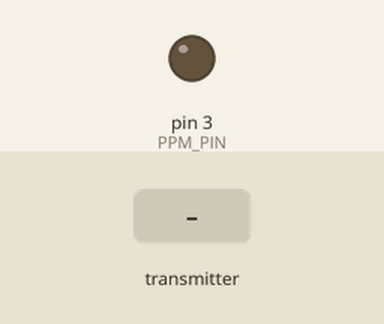
Recording of a sketch running on a simulated Arduino Uno, built with avr-gcc and run on an emulated ATmega328P. On the bench: output pins drawn as LEDs (lit = HIGH). The inputs (shaded band) are chosen by the test bench. No radio packets arrive unless stated; what the sketch prints to the serial monitor is not drawn.

Above: at 1.2 s.
1.3 s: the transmitter starts sending joy_y1 = 0
At 1.52 s:
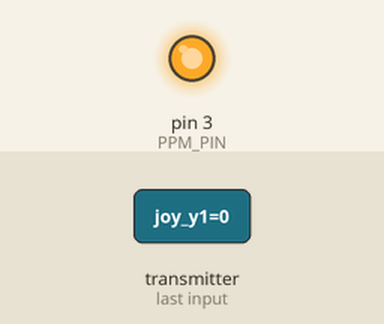
4.3 s: the transmitter starts sending joy_x1 = 64
7.3 s: the transmitter starts sending joy_y2 = 64
10.3 s: the transmitter starts sending joy_x2 = 0
13.3 s: the transmitter starts sending switch1 = 0
16.3 s: the transmitter starts sending joy_x1 = 0
Timing chart, 0 to 20.3 s (numbered marks = the images above; inputs shaded):
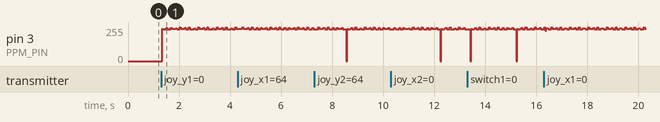

The sketch:

akinalp_alici.ino
```cpp
#include <SPI.h>
#include <nRF24L01.h>
#include <RF24.h>

#define PPM_PIN 3           // PPM sinyal çıkış pini
#define CHANNEL_NUMBER 8    // PPM kanalı sayısı
#define AGF_SENSITIVITY 5   // AGF hassasiyet değeri
#define PPM_FRAME_LENGTH 22500 // PPM çerçeve süresi (22.5ms)
#define PPM_PULSE_LENGTH 300   // Her bir PPM darbe süresi (300µs)
#define PPM_MIN_PULSE 830     // Minimum kanal sinyali (1000µs)
#define PPM_MAX_PULSE 1900     // Maksimum kanal sinyali (2000µs)

int ppm[CHANNEL_NUMBER];  // PPM sinyali için kanal değerleri (8 kanal örnek)
struct signal {
  byte joy_y1;
  byte joy_x1;
  byte joy_y2;
  byte joy_x2;
  byte switch1;
  byte switch2;
};
signal data;

RF24 radio(9, 8);  // CE, CSN
const byte address[6] = "00001";

// Function prototype for sendPPM
void sendPPM(int *channels, int numberOfChannels);

void setup() {
  pinMode(PPM_PIN, OUTPUT);
  digitalWrite(PPM_PIN, LOW);

  Serial.begin(115200);
  radio.begin();
  radio.openReadingPipe(1, address);
  radio.startListening();
}

void loop() {
  if (radio.available()) {
    radio.read(&data, sizeof(data));

    // Joystick verilerini uçuş kontrolü kanallarına atıyoruz
    ppm[0] = constrain(map(data.joy_y1, 0, 255, PPM_MIN_PULSE, PPM_MAX_PULSE), PPM_MIN_PULSE, PPM_MAX_PULSE); // YAW
    ppm[1] = constrain(map(data.joy_x1, 255, 0, PPM_MIN_PULSE, PPM_MAX_PULSE), PPM_MIN_PULSE, PPM_MAX_PULSE); // THROTTLE
    ppm[2] = constrain(map(data.joy_y2, 0, 255, PPM_MIN_PULSE, PPM_MAX_PULSE), PPM_MIN_PULSE, PPM_MAX_PULSE); // PITCH
    ppm[3] = constrain(map(data.joy_x2, 255, 0, PPM_MIN_PULSE, PPM_MAX_PULSE), PPM_MIN_PULSE, PPM_MAX_PULSE); // ROLL

    if (data.switch1 == 0 && data.switch2 == 0) {
  ppm[4] = 1100; // Mod 1
  ppm[5] = 1100;
} else if (data.switch2 == 255 && data.switch1 == 0) {
  ppm[4] = 1300; // Mod 2
  ppm[5] = 1100;
} else if (data.switch1 == 127 && data.switch2 == 0) {
  ppm[4] = 1400; // Mod 3
  ppm[5] = 1100;
} else if (data.switch1 == 127 && data.switch2 == 255) {
  ppm[4] = 1500; // Mod 4
  ppm[5] = 1400;
} else if (data.switch1 == 255 && data.switch2 == 0) {
  ppm[4] = 1700; // Mod 5
  ppm[5] = 1100;
} else if (data.switch2 == 255 && data.switch1 == 255) {
  ppm[4] = 1900; // Mod 6
  ppm[5] = 1900;
}

    // Diğer kanalları sabit değerlere ayarlıyoruz
    ppm[6] = PPM_MIN_PULSE; // Boş kanal
    ppm[7] = PPM_MIN_PULSE; // Boş kanal

    Serial.print("4 değer");
    Serial.println(ppm[4]);
    Serial.print("5 değer" );
    Serial.println(ppm[5]);

    // PPM sinyali gönderme
    sendPPM(ppm, CHANNEL_NUMBER);
  } else {
    Serial.println("No data available");
  }
}

// PPM sinyali gönderme fonksiyonu
void sendPPM(int *channels, int numberOfChannels) {
  unsigned long startTime = micros();

  // PPM başlatıcı sinyali
  digitalWrite(PPM_PIN, LOW);
  delayMicroseconds(PPM_PULSE_LENGTH);
  digitalWrite(PPM_PIN, HIGH);

  for (int i = 0; i < numberOfChannels; i++) {
    delayMicroseconds(channels[i] - PPM_PULSE_LENGTH);
    digitalWrite(PPM_PIN, LOW);
    delayMicroseconds(PPM_PULSE_LENGTH);
    digitalWrite(PPM_PIN, HIGH);
  }

  // Sync pulse
  unsigned long frameTime = micros() - startTime;
  delayMicroseconds(PPM_FRAME_LENGTH - frameTime);
}
```
